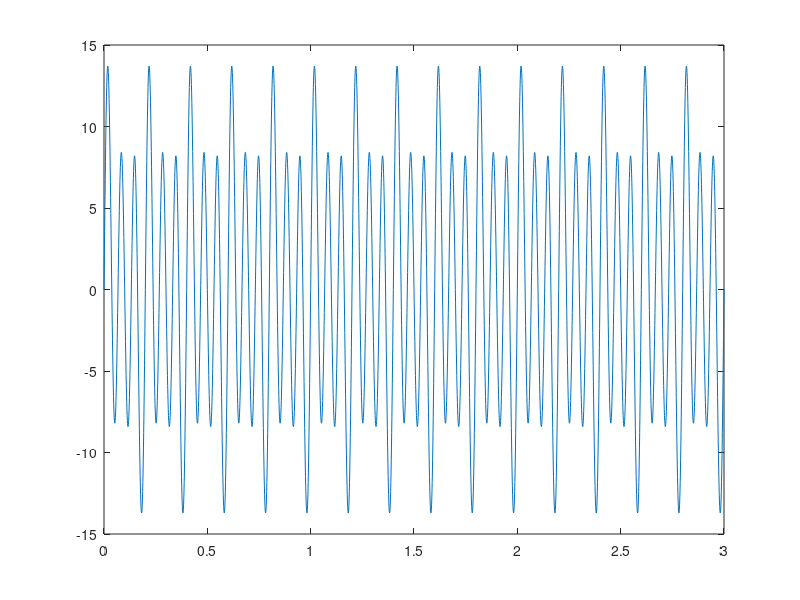

This figure's MATLAB source:
Te = 0.001;
t = 0:Te:3;
x= 2*sin(2*pi*5*t)+3*sin(2*pi*10*t)+1*sin(2*pi*15*t)+5*sin(2*pi*15*t)+4*sin(2*pi*15*t);
plot(t,x)
